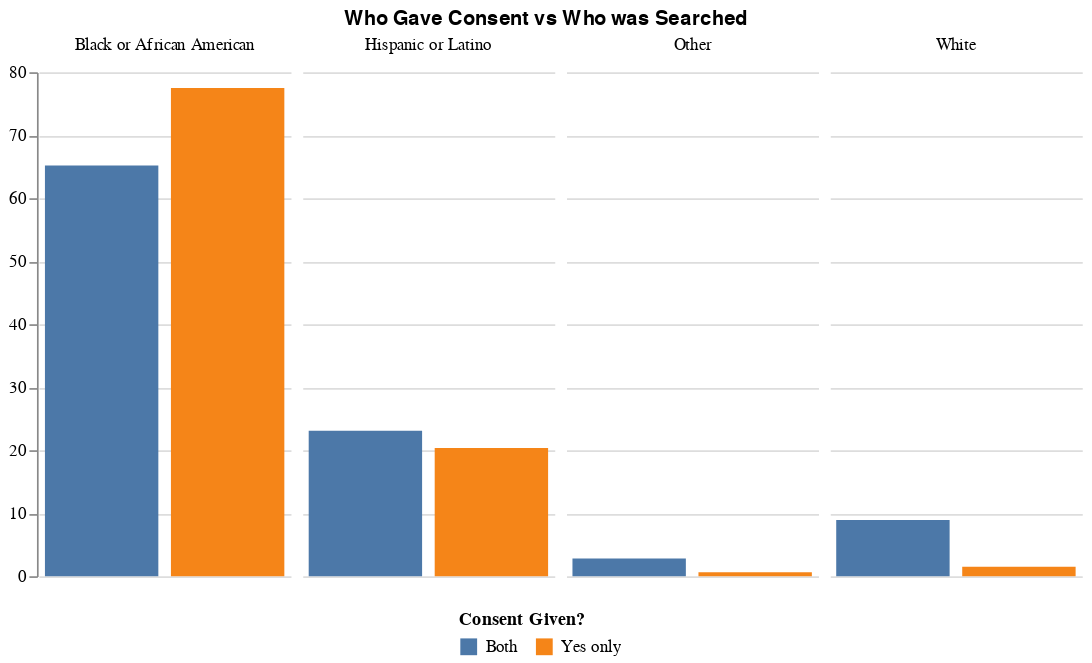

Source (notebook cell):
### Code cell
alt.Chart(consent_comp, title  = "Who Gave Consent vs Who was Searched").mark_bar().encode(
    x= alt.X('CONSENT', sort = ["Both", "Yes only"], title  = "", axis = None),
    y=alt.Y('PERCENT', title  = ""),
    column = alt.Column('RACE', spacing = 5, header = alt.Header(labelOrient = "top"), title=""),
    color=alt.Color('CONSENT', legend=alt.Legend(orient='none', title = 'Consent Given?', direction = "horizontal", legendX = 250, legendY = 320)),
).configure_view(stroke='transparent').properties(
    width = 150, 
    title=alt.TitleParams(     # This works but at the cost of sacrificing the title
        ['Who Gave Consent vs Who was Searched'],
        baseline='top',
        orient='top',
        anchor='middle',
        fontWeight= 600,
       fontSize=12))

### Figure 1 — Vega-Lite specification as saved in the notebook (floating-point values rounded to 4 significant figures)
{"config": {"view": {"continuousWidth": 400, "continuousHeight": 300, "stroke": "transparent"}}, "data": {"name": "data-b43471a60b59d9241728d8ab6f0f8d6e"}, "mark": "bar", "encoding": {"color": {"field": "CONSENT", "legend": {"direction": "horizontal", "legendX": 250, "legendY": 320, "orient": "none", "title": "Consent Given?"}, "type": "nominal"}, "column": {"field": "RACE", "header": {"labelOrient": "top"}, "spacing": 5, "title": "", "type": "nominal"}, "x": {"axis": null, "field": "CONSENT", "sort": ["Both", "Yes only"], "title": "", "type": "nominal"}, "y": {"field": "PERCENT", "title": "", "type": "quantitative"}}, "title": {"text": ["Who Gave Consent vs Who was Searched"], "anchor": "middle", "baseline": "top", "fontSize": 12, "fontWeight": 600, "orient": "top"}, "width": 150, "$schema": "https://vega.github.io/schema/vega-lite/v4.17.0.json", "datasets": {"data-b43471a60b59d9241728d8ab6f0f8d6e": [{"RACE": "Black or African American", "COUNT": 188854, "PERCENT": 65.18, "CONSENT": "Both"}, {"RACE": "Hispanic or Latino", "COUNT": 66899, "PERCENT": 23.09, "CONSENT": "Both"}, {"RACE": "Other", "COUNT": 8120, "PERCENT": 2.8, "CONSENT": "Both"}, {"RACE": "White", "COUNT": 25884, "PERCENT": 8.93, "CONSENT": "Both"}, {"RACE": "Black or African American", "COUNT": 1946, "PERCENT": 77.5, "CONSENT": "Yes only"}, {"RACE": "Hispanic or Latino", "COUNT": 511, "PERCENT": 20.35, "CONSENT": "Yes only"}, {"RACE": "Other", "COUNT": 16, "PERCENT": 0.64, "CONSENT": "Yes only"}, {"RACE": "White", "COUNT": 38, "PERCENT": 1.51, "CONSENT": "Yes only"}]}}
